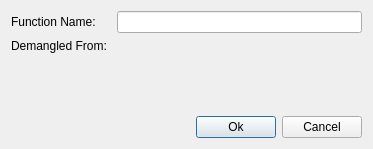
<?xml version="1.0" encoding="UTF-8"?>
<ui version="4.0">
 <class>FindVirtualCallDialog</class>
 <widget class="QDialog" name="FindVirtualCallDialog">
  <property name="geometry">
   <rect>
    <x>0</x>
    <y>0</y>
    <width>373</width>
    <height>149</height>
   </rect>
  </property>
  <property name="windowTitle">
   <string>Find Virtual Call</string>
  </property>
  <layout class="QVBoxLayout" name="verticalLayout">
   <item>
    <layout class="QHBoxLayout" name="horizontalLayout">
     <item>
      <widget class="QLabel" name="func_name_label">
       <property name="minimumSize">
        <size>
         <width>100</width>
         <height>0</height>
        </size>
       </property>
       <property name="text">
        <string>Function Name:</string>
       </property>
      </widget>
     </item>
     <item>
      <widget class="QLineEdit" name="text_edit"/>
     </item>
    </layout>
   </item>
   <item>
    <widget class="QLabel" name="demangled_from_label">
     <property name="text">
      <string>Demangled From:</string>
     </property>
    </widget>
   </item>
   <item>
    <spacer name="verticalSpacer">
     <property name="orientation">
      <enum>Qt::Vertical</enum>
     </property>
     <property name="sizeHint" stdset="0">
      <size>
       <width>20</width>
       <height>34</height>
      </size>
     </property>
    </spacer>
   </item>
   <item>
    <layout class="QHBoxLayout" name="horizontalLayout_2">
     <item>
      <spacer name="horizontalSpacer">
       <property name="orientation">
        <enum>Qt::Horizontal</enum>
       </property>
       <property name="sizeHint" stdset="0">
        <size>
         <width>40</width>
         <height>20</height>
        </size>
       </property>
      </spacer>
     </item>
     <item>
      <widget class="QPushButton" name="ok_btn">
       <property name="text">
        <string>Ok</string>
       </property>
      </widget>
     </item>
     <item>
      <widget class="QPushButton" name="cancel_btn">
       <property name="text">
        <string>Cancel</string>
       </property>
      </widget>
     </item>
    </layout>
   </item>
  </layout>
 </widget>
 <resources/>
 <connections/>
</ui>
